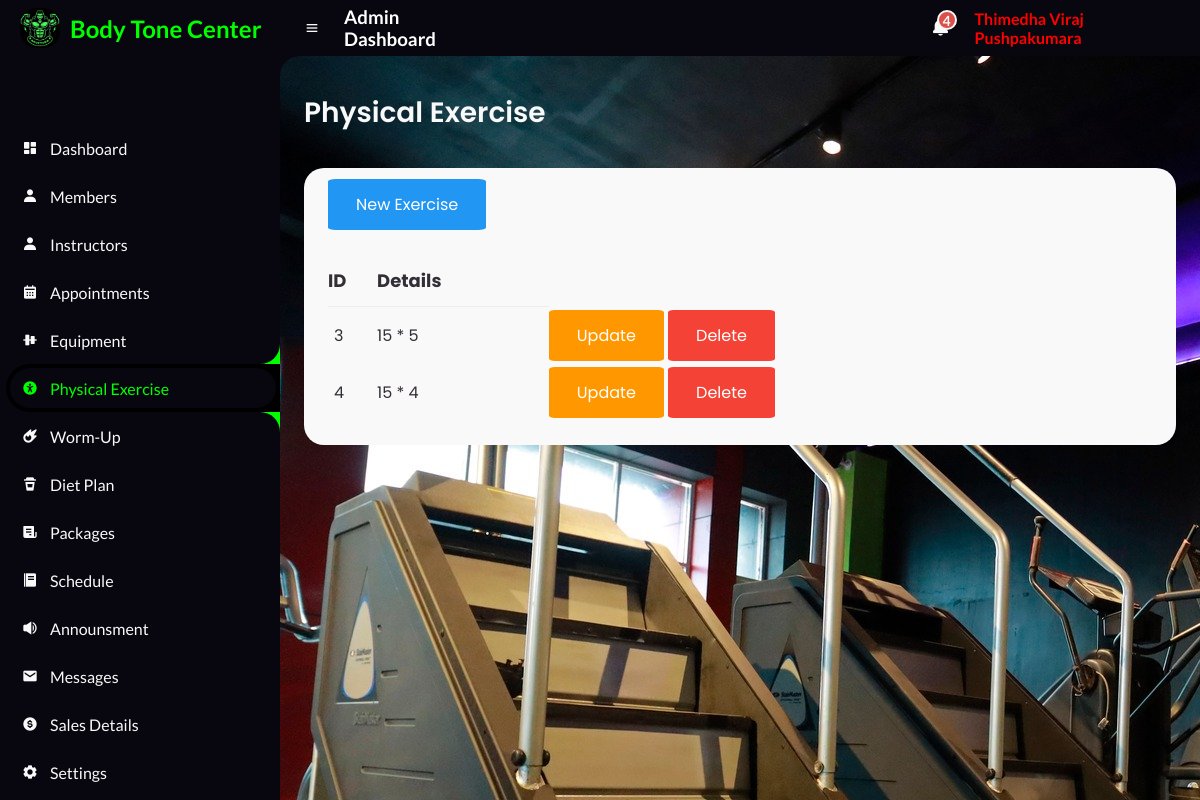
/Admin/Physical.php (signed in), run on the app's committed database.
### tables this page shows
CREATE TABLE `physical_ex` (
  `id` int(100) NOT NULL,
  `name` varchar(255) NOT NULL,
  `details` varchar(255) NOT NULL
);

### Admin/PhysicalBody.php (the view, shortened to what this page needs)
<main>
	<div class="head-title">
		<div class="left">
			<h1>Physical Exercise</h1>
		</div>
	</div>
	<div class="table-data">
		<div class="order">
			<a class="btn info" href="Physical_Create.php" role="button"> New Exercise</a>
			<br><br><br>
			<table class="table">
				<thead>
					<tr>
						<th style="font-size: large;">ID</th>
						<th style="font-size: large;">Details</th>
					</tr>
				</thead>
				<tbody>
					<?php
					$servername = "localhost";
					$username = "root";
					$password = "";
					$database = "body_tone_db";
					$connection = new mysqli($servername, $username, $password, $database);
					$sql = "SELECT * FROM physical_ex";
					$result = $connection->query($sql);
					while ($row = $result->fetch_assoc()) {
						echo "
                    <tr>
                    <td>$row[id]</td>
                    <td>$row[details]</td>
                    <td >
                        <a class='btn warning btn-sm href='Physical_Edit.php?id=$row[id]'>Update</a>
                        <a class='btn danger btn-sm' href='Physical_Delete.php?id=$row[id]'>Delete</a>
                    </td>
                </tr>
                    ";
					}
					?>
				</tbody>
			</table>
		</div>
	</div>
</main>

### Admin/css/style.css (style rules this page uses)
* { margin: 0; padding: 0; box-sizing: border-box; }
a { text-decoration: none; }
:root { --poppins: 'Poppins', sans-serif; --lato: 'Lato', sans-serif; --light: #F9F9F9; --blue: #3C91E6; --light-blue: #CFE8FF; --grey: #eee; --dark-grey: #AAAAAA; --dark: #342E37; --red: #DB504A; --yellow: #FFCE26; --light-yellow: #FFF2C6; --orange: #FD7238; --light-orange: #FFE0D3; --black: #000000; --light-black: #1b1a1a; --li-black: #6F6C6C ; --slow-black:#08070f ; --lime:lime; }
html { overflow-x: hidden; }
body { background-image: url("2.jpg"); overflow-x: hidden; }
#content main { width: 100%; padding: 36px 24px; font-family: var(--poppins); max-height: calc(100vh - 56px); overflow-y: auto; }
#content main .head-title { display: flex; align-items: center; justify-content: space-between; grid-gap: 16px; flex-wrap: wrap; }
#content main .head-title .left h1 { font-size: 28px; font-weight: 600; margin-bottom: 10px; color: var(--light); }
#content main .table-data { display: flex; flex-wrap: wrap; grid-gap: 24px; margin-top: 24px; width: 100%; color: var(--dark); }
#content main .table-data > div { border-radius: 20px; background: var(--light); padding: 24px; overflow-x: auto; }
#content main .table-data .order { flex-grow: 1; flex-basis: 500px; }
#content main .table-data .order table { width: 100%; border-collapse: collapse; }
#content main .table-data .order table th { padding-bottom: 12px; font-size: 13px; text-align: left; border-bottom: 1px solid var(--grey); }
#content main .table-data .order table td { padding: 16px 0; }
#content main .table-data .order table tr td:first-child { display: flex; align-items: center; grid-gap: 12px; padding-left: 6px; }

### Admin/css/btn.css (style rules this page uses)
.btn { border: none; color: white; padding: 14px 28px; cursor: pointer; border-radius: 5%; }
.info { background-color: #2196F3; }
.warning { background-color: #ff9800; }
.danger { background-color: #f44336; }

### Admin/Included/navContainer.php (style rules this page uses)
* { text-decoration: none; }

### data on the page
physical_ex: id "3", details "15 * 5"
physical_ex: id "4", details "15 * 4"

### other printed values
$row "4"
$_SESSION['admin_name'] "Thimedha Viraj Pushpakumara"
